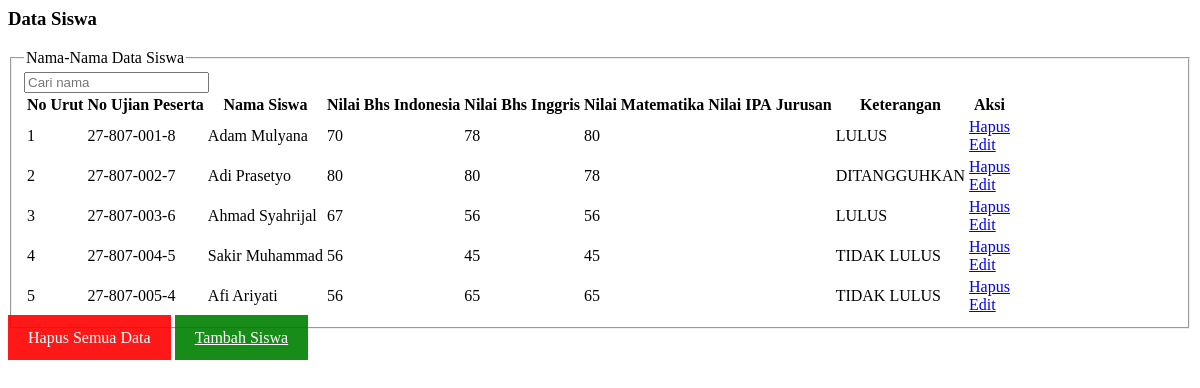
Page /superadmin/data-siswa.php on the earlier database version.
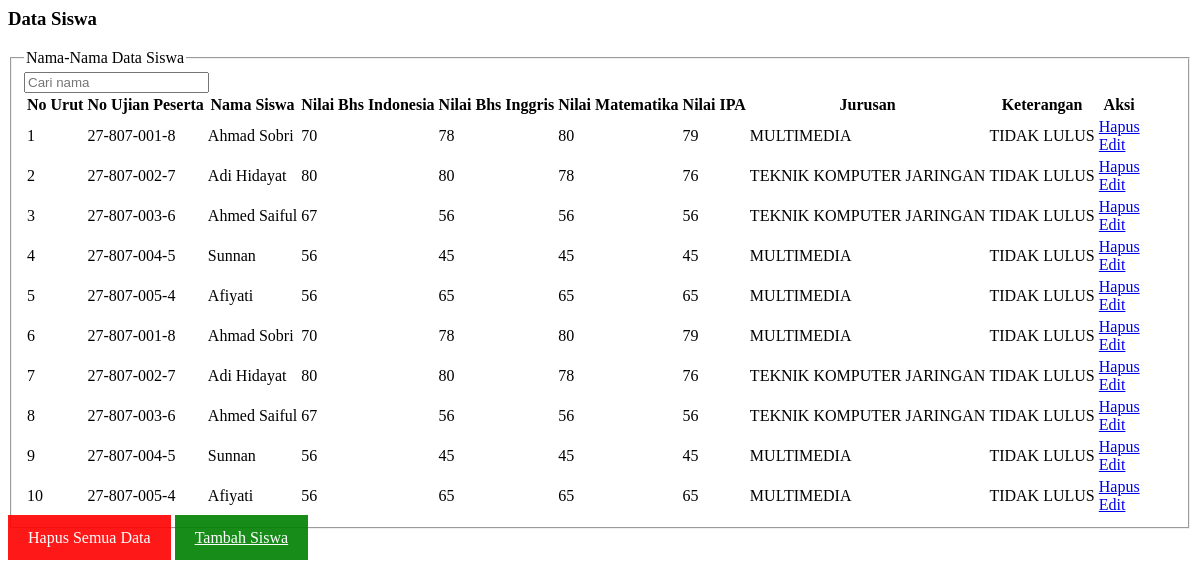
Same page on the later database version.
### tables this page shows
CREATE TABLE `tb_student` (
  `no` int(5) NOT NULL,
  `noujian` varchar(200) NOT NULL,
  `nama` varchar(200) NOT NULL,
  `tgllhr` varchar(200) NOT NULL,
  `alamat` varchar(200) NOT NULL,
  `jurusan` varchar(200) NOT NULL,
  `indo` varchar(200) NOT NULL,
  `mat` varchar(200) NOT NULL,
  `inggris` varchar(200) NOT NULL,
  `kejuruan` varchar(200) NOT NULL,
  `nsindo` varchar(200) NOT NULL,
  `nsinggris` varchar(200) NOT NULL,
  `nsmat` varchar(200) NOT NULL,
  `nskejuruan` varchar(200) NOT NULL,
  `naindo` varchar(200) NOT NULL,
  `nainggris` varchar(200) NOT NULL,
  `namat` varchar(200) NOT NULL,
  `nakejuruan` varchar(200) NOT NULL,
  `rataun` varchar(200) NOT NULL,
  `ratans` varchar(200) NOT NULL,
  `ratana` varchar(200) NOT NULL,
  `ket` int(1) NOT NULL,
  `ketgambar` varchar(200) NOT NULL
);

CREATE TABLE `tbl_jurusan` (
  `id` int(11) NOT NULL,
  `kode` int(11) NOT NULL,
  `jurusan` varchar(40) NOT NULL
);

### superadmin/data-siswa.php (the view, shortened to what this page needs)
<h3>Data Siswa</h3>
<div class="well animasi2">
	<fieldset>
		<legend>Nama-Nama Data Siswa</legend>
		<input type="text" class="search form-control" placeholder="Cari nama">
		<table class="table table-hover table-bordered results">
			<thead>
				<tr>
					<th>No Urut</th>
					<th>No Ujian Peserta</th>
					<th>Nama Siswa</th>
					<th>Nilai Bhs Indonesia</th>
					<th>Nilai Bhs Inggris</th>
					<th>Nilai Matematika</th>
					<th>Nilai IPA</th>
					<th>Jurusan</th>
					<th>Keterangan</th>
					<th>Aksi</th>
				</tr>
			</thead>
			<?php
			include('../config.php');
			$q = $mysqli->query("select * from tb_student");
			$n = 1;
			while ($r = $q->fetch_array(MYSQLI_ASSOC)) {
				$ket = "-";
				$kode_jur = $r["jurusan"];
				if ($r["ket"] == 1) {
					$ket = "LULUS";
				} elseif ($r["ket"] == 0) {
					$ket = "TIDAK LULUS";
				} elseif ($r["ket"] == 2) {
					$ket = "DITANGGUHKAN";
				} else {
					$ket = "BUKAN KETENTUAN";
				}
				$ket_jur = $mysqli->query("select * from tbl_jurusan where kode ='$kode_jur' ");
				$ket_jurusan = $ket_jur->fetch_array(MYSQLI_ASSOC);
				echo '<tbody><tr class="info"><td>' . $n . '</td><td>' . $r["noujian"] . '</td><td>' . $r["nama"] . '</td><td>' . $r["indo"] . '</td><td>' . $r["inggris"] . '</td><td>' . $r["mat"] . '</td><td>' . $r["kejuruan"] . '</td><td>' . $ket_jurusan["jurusan"] . '</td><td>' . $ket . '</td><td><a href="index.php?page=hapussiswa&id=' . $r['noujian'] . '" class="delbutton"><div id="box-link">Hapus</div></a> <a href="index.php?page=edit-siswa&id_user=' . $r['noujian'] . '"><div id="box-link">Edit</div></a></td></tr></tbody>';
				$n++;
			}
			?>
		</table>
</div>
<a onclick="document.getElementById('id01').style.display='block'" class="btnb">Hapus Semua Data</a>
<a href="index.php?page=tambah-siswa" class="btna">Tambah Siswa</a>

### superadmin/data-siswa.php (style rules this page uses)
.btna { background-color: green; color: white; padding: 14px 20px; margin: 8px 0; border: none; cursor: pointer; width: 100%; opacity: 0.9; }
.btnb { background-color: red; color: white; padding: 14px 20px; margin: 8px 0; border: none; cursor: pointer; width: 100%; opacity: 0.9; }

Differences in the rows shown:
removed tb_student: noujian "27-807-001-8", nama "Adam Mulyana", indo "70", inggris "78", mat "80", ket "LULUS"
removed tb_student: noujian "27-807-002-7", nama "Adi Prasetyo", indo "80", inggris "80", mat "78", ket "DITANGGUHKAN"
removed tb_student: noujian "27-807-003-6", nama "Ahmad Syahrijal", indo "67", inggris "56", mat "56", ket "LULUS"
removed tb_student: noujian "27-807-004-5", nama "Sakir Muhammad", indo "56", inggris "45", mat "45", ket "TIDAK LULUS"
removed tb_student: noujian "27-807-005-4", nama "Afi Ariyati", indo "56", inggris "65", mat "65", ket "TIDAK LULUS"
added tb_student: noujian "27-807-001-8", nama "Ahmad Sobri", indo "70", inggris "78", mat "80", kejuruan "79", tbl_jurusan.jurusan "MULTIMEDIA", ket "TIDAK LULUS"
added tb_student: noujian "27-807-002-7", nama "Adi Hidayat", indo "80", inggris "80", mat "78", kejuruan "76", tbl_jurusan.jurusan "TEKNIK KOMPUTER JARINGAN", ket "TIDAK LULUS"
added tb_student: noujian "27-807-003-6", nama "Ahmed Saiful", indo "67", inggris "56", mat "56", kejuruan "56", tbl_jurusan.jurusan "TEKNIK KOMPUTER JARINGAN", ket "TIDAK LULUS"
added tb_student: noujian "27-807-004-5", nama "Sunnan", indo "56", inggris "45", mat "45", kejuruan "45", tbl_jurusan.jurusan "MULTIMEDIA", ket "TIDAK LULUS"
added tb_student: noujian "27-807-005-4", nama "Afiyati", indo "56", inggris "65", mat "65", kejuruan "65", tbl_jurusan.jurusan "MULTIMEDIA", ket "TIDAK LULUS"
added tb_student: noujian "27-807-001-8", nama "Ahmad Sobri", indo "70", inggris "78", mat "80", kejuruan "79", tbl_jurusan.jurusan "MULTIMEDIA", ket "TIDAK LULUS"
added tb_student: noujian "27-807-002-7", nama "Adi Hidayat", indo "80", inggris "80", mat "78", kejuruan "76", tbl_jurusan.jurusan "TEKNIK KOMPUTER JARINGAN", ket "TIDAK LULUS"
added tb_student: noujian "27-807-003-6", nama "Ahmed Saiful", indo "67", inggris "56", mat "56", kejuruan "56", tbl_jurusan.jurusan "TEKNIK KOMPUTER JARINGAN", ket "TIDAK LULUS"
added tb_student: noujian "27-807-004-5", nama "Sunnan", indo "56", inggris "45", mat "45", kejuruan "45", tbl_jurusan.jurusan "MULTIMEDIA", ket "TIDAK LULUS"
added tb_student: noujian "27-807-005-4", nama "Afiyati", indo "56", inggris "65", mat "65", kejuruan "65", tbl_jurusan.jurusan "MULTIMEDIA", ket "TIDAK LULUS"
